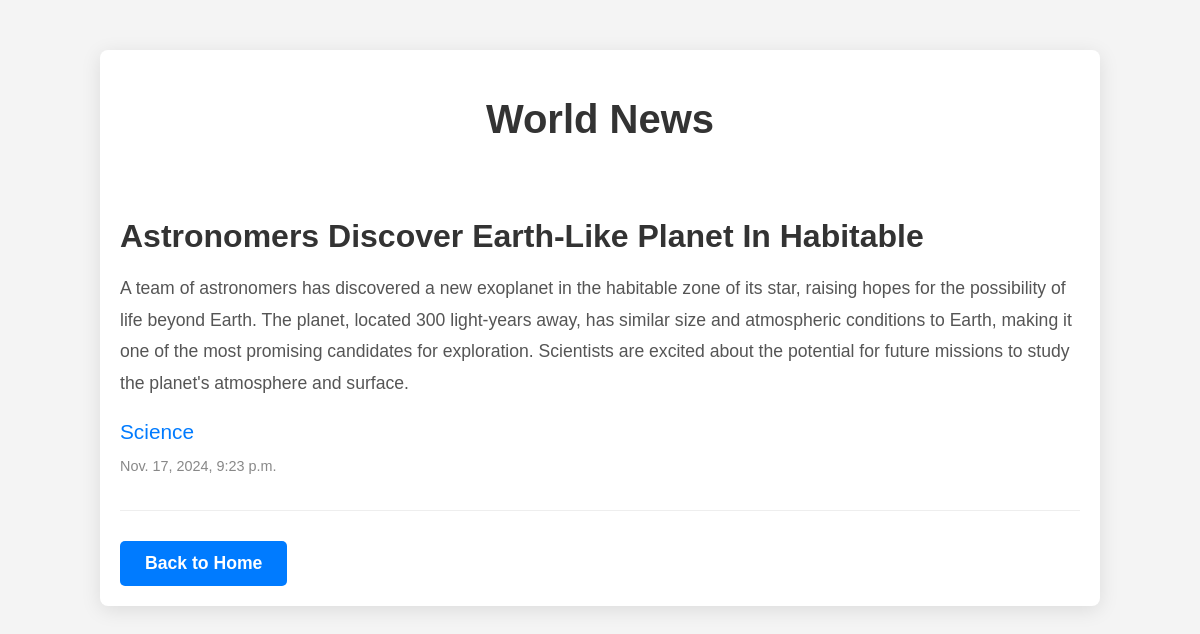
/Science/, run on the app's committed database.
### news_website_homework_app/models.py (models this page shows, shortened)
class News(models.Model):
    title = models.CharField('Title', max_length=100)
    text = models.TextField('Text')
    category = models.ForeignKey(NewCategory, on_delete=models.CASCADE, related_name='News')
    date_added = models.DateTimeField('Date Added', auto_now_add=True)
    class Meta:
        verbose_name = 'New'
        verbose_name_plural = 'News'

class NewCategory(models.Model):
    category_name = models.CharField('Category Name', max_length=100)
    date_added = models.DateTimeField('Date Added', auto_now_add=True)
    def __str__(self):
        return self.category_name
    class Meta:
        verbose_name = 'Category Name'
        verbose_name_plural = 'Category Names'

### news_website_homework_app/views.py (the view)
# urls.py: path('Science/', views.science_news, name='science_news'),
def science_news(request):
    category_ = NewCategory.objects.get(category_name='Science')
    world_news_latest = News.objects.filter(category=category_).order_by('-date_added')
    return render(request, 'news_website_homework_app/science_news.html', {'world_news_latest': world_news_latest})

### news_website_homework_app/templates/news_website_homework_app/science_news.html (shortened to what this page needs)
{% load static %}
<!DOCTYPE html>
<html lang="en">
<head>
    <link rel="stylesheet" href="{% static 'news_website_homework_app/css/categories.css' %}">
</head>
<body>
    <div class="container">
        <h1>World News</h1>
        {% for new in world_news_latest %}
            <div class="news-item">
                <h2>{{ new.title }}</h2>
                <p>{{ new.text }}</p>
                <h3>{{ new.category }}</h3>
                <p class="date">{{ new.date_added }}</p>
            </div>
        {% endfor %}
        <a href="{% url 'main_home_page' %}" class="back-home">Back to Home</a>
    </div>
</body>
</html>

### static/news_website_homework_app/css/categories.css (style rules this page uses)
body { font-family: 'Helvetica', sans-serif; background-color: #f4f4f4; color: #333; margin: 0; padding: 0; }
.container { width: 80%; margin: 50px auto; background-color: #fff; padding: 20px; border-radius: 8px; box-shadow: 0 4px 20px rgba(0, 0, 0, 0.1); }
h1 { font-size: 2.5em; color: #333; text-align: center; margin-bottom: 30px; }
.news-item { border-bottom: 1px solid #eee; padding: 20px 0; }
.news-item h2 { font-size: 2em; color: #333; margin-bottom: 15px; text-transform: capitalize; }
.news-item h3 { font-size: 1.3em; color: #007bff; margin-bottom: 10px; font-weight: normal; }
.news-item p { font-size: 1.1em; line-height: 1.8; margin-bottom: 10px; color: #555; }
.news-item .date { font-size: 0.9em; color: #888; margin-top: 5px; }
a.back-home { display: inline-block; padding: 12px 25px; background-color: #007bff; color: white; font-size: 1.1em; font-weight: bold; text-decoration: none; border-radius: 5px; text-align: center; margin-top: 30px; transition: background-color 0.3s ease, transform 0.3s ease; }

### data on the page
News: title "Astronomers Discover Earth-Like Planet In Habitable", text "A team of astronomers has discovered a new exoplanet in the habitable zone of its star, raising hopes for the possibility of life beyond Earth. The planet, located 300 light-years away, has similar size and atmospheric conditions to Earth, making it one of the most promising candidates for exploration. Scientists are excited about the potential for future missions to study the planet's atmosphere and surface.", category "Science", date_added "Nov. 17, 2024, 9:23 p.m."
